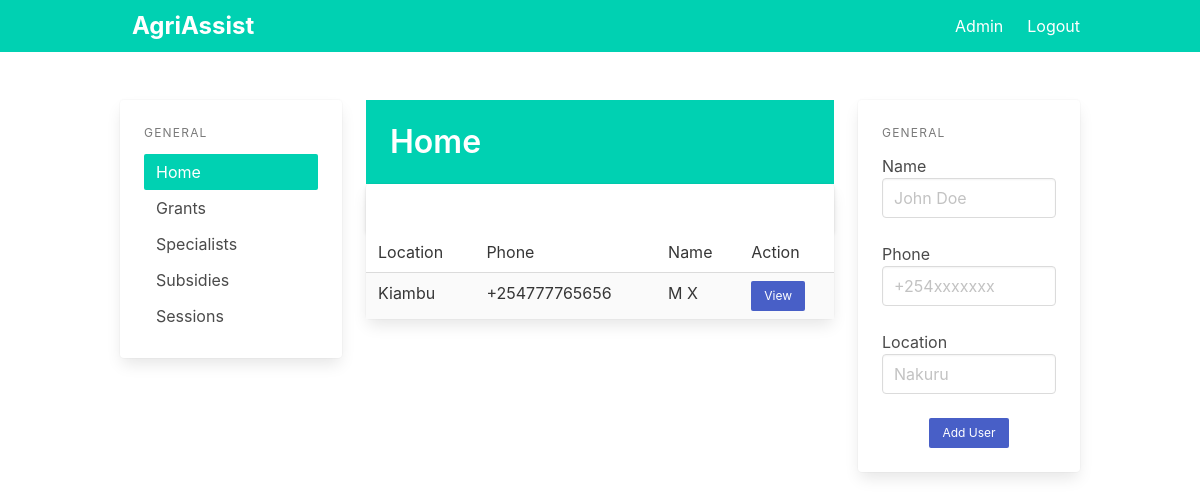
Before: / (signed in) with the older database file.
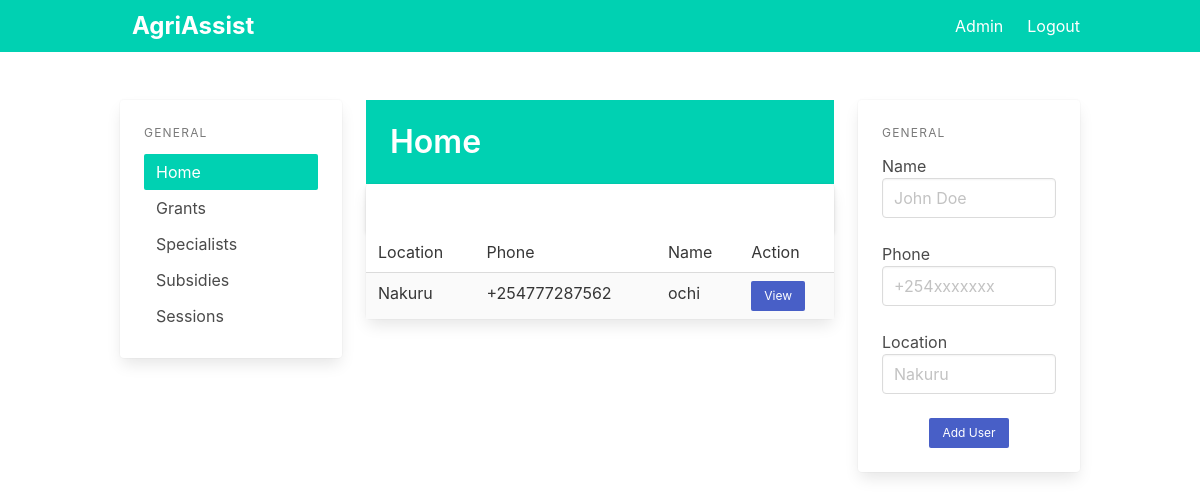
After: the same page with the newer database file.
### app/models.py (models this page shows)
class User(db.Model):
    id = db.Column(db.Integer, primary_key=True)
    phone = db.Column(db.String(15), unique=True)
    name = db.Column(db.String(100))
    location = db.Column(db.String(100))

### app/pages.py (the view)
@page.route('/')
@login_required
def index():
    users = all_users()
    return render_template('index.html', users=users)

### app/__init__.py (called while the page is built)
def create_app():
    app = Flask(__name__)
    app.config.from_pyfile('settings.py')
    app.config["FLASK_DEBUG"] = True
    app.config['SECRET_KEY'] = 'secret-key-goes-here'
    app.config['SQLALCHEMY_DATABASE_URI'] = 'sqlite:///db.sqlite'
    db.init_app(app)
    login_manager = LoginManager()
    login_manager.login_view = 'auth.login'
    login_manager.init_app(app)
    from .models import Admin
    @login_manager.user_loader
    def load_user(user_id):
        return Admin.query.get(int(user_id))
    with app.app_context():
        db.create_all()
    from .auth import auth as auth_blueprint
    app.register_blueprint(auth_blueprint)
    from .pages import page as page_blueprint
    app.register_blueprint(page_blueprint)
    from .main import main as main_blueprint
    app.register_blueprint(main_blueprint)
    return app

### app/utils.py (called while the page is built)
def all_users():
    return User.query.all()

### app/templates/index.html (shortened to what this page needs)
{% extends "base.html" %}
{% block content %}
<div class="columns">
  <div class="column is-3 ">
    <div class="card">
      <aside class="menu is-hidden-mobile card-content">
        <p class="menu-label">
          General
        </p>
        <ul class="menu-list">
          <li><a class="has-background-primary has-text-white" href="/">Home</a></li>
          <li><a href="{{ url_for('page.grants') }}">Grants</a></li>
          <li><a href="{{ url_for('page.specialists') }}">Specialists</a></li>
          <li><a href="{{ url_for('page.subsidies') }}">Subsidies</a></li>
          <li><a href="{{ url_for('page.sessions') }}">Sessions</a></li>
        </ul>
      </aside>
    </div>
  </div>
  <div class="column is-6">
    <section class="hero is-primary welcome is-small">
      <div class="hero-body">
        <div class="container">
          <h1 class="title">
            Home
          </h1>
        </div>
      </div>
    </section>
    <div class="is-6">
      <div class="card events-card">
        <header class="card-header">
          <a href="#" class="card-header-icon" aria-label="more options">
            <span class="icon">
            </span>
          </a>
        </header>
        <div class="card-table">
          <div class="content">
            <table class="table is-fullwidth is-striped">
              <tbody>
                <tr>
                  <td>Location</td>
                  <td>Phone</td>
                  <td>Name</td>
                  <td>Action</td>
                </tr>
                {%for user in users%}
                <tr>
                  <td>{{user.location}}</td>
                  <td>{{user.phone}}</td>
                  <td>{{user.name}}</td>
                  <td><a class="button is-link is-small" href="/user/{{user.id}}">View</a></td>
                </tr>
                {% endfor%}
              </tbody>
            </table>
          </div>
        </div>
      </div>
    </div>
  </div>
  <div class="column is-3">
    <div class="card">
      <div class="card-content">
        <div class="content">
          <aside class="menu is-hidden-mobile">
            <p class="menu-label">
              General
            </p>
            <div class="file is-centered is-boxed is-success has-name">
              <label class="file-label">
                <form action="{{ url_for('page.new_user') }}" method="POST">
                  <div class="control">
                    <label>Name</label>
                    <input class="input" type="text" placeholder="John Doe" name="name">
                  </div>
                  <br />
                  <div class="control">
                    <label>Phone</label>
                    <input class="input" type="text" placeholder="+254xxxxxxx" name="phone">
                  </div>
                  <br>
                  <div class="control">
                    <label>Location</label>
                    <input class="input" type="text" placeholder="Nakuru" name="location">
                  </div>
                  <br />
                  <div class="field is-grouped is-grouped-centered">
                    <p class="control">
                      <input type="submit" value="Add User" class="button is-primary is-link is-small">
                    </p>
                  </div>
                </form>
              </label>
            </div>
          </aside>
        </div>
      </div>
    </div>
  </div>
</div>
{% endblock %}

### app/templates/base.html (shortened to what this page needs)
<!DOCTYPE html>
<html lang="en">
<head>
  <link rel="stylesheet" href="https://cdn.jsdelivr.net/npm/bulma@0.9.4/css/bulma.min.css">
</head>
<body>
  <section class="is-fullheight">
    <nav class="navbar is-primary">
      <div class="container">
        <div id="navbarMenuHeroA" class="navbar-menu">
          <div class="navbar-start">
            <a href="{{ url_for('main.index') }}" class="navbar-item label is-large">
              AgriAssist
            </a>
          </div>
          <div class="navbar-end">
            {% if current_user.is_authenticated %}
            <a href="{{ url_for('main.index') }}" class="navbar-item">
              Admin
            </a>
            {% endif %}
            {% if current_user.is_authenticated %}
            <a href="{{ url_for('auth.logout') }}" class="navbar-item">
              Logout
            </a>
            {% endif %}
          </div>
        </div>
      </div>
    </nav>
    <div class="hero-body">
      <div class="container">
        {% block content %}
        {% endblock %}
      </div>
    </div>
  </section>
</body>
</html>

Changed rows visible on the page:
removed User: location "Kiambu", phone "+254777765656", name "M X"
added User: location "Nakuru", phone "+254777287562", name "ochi"
